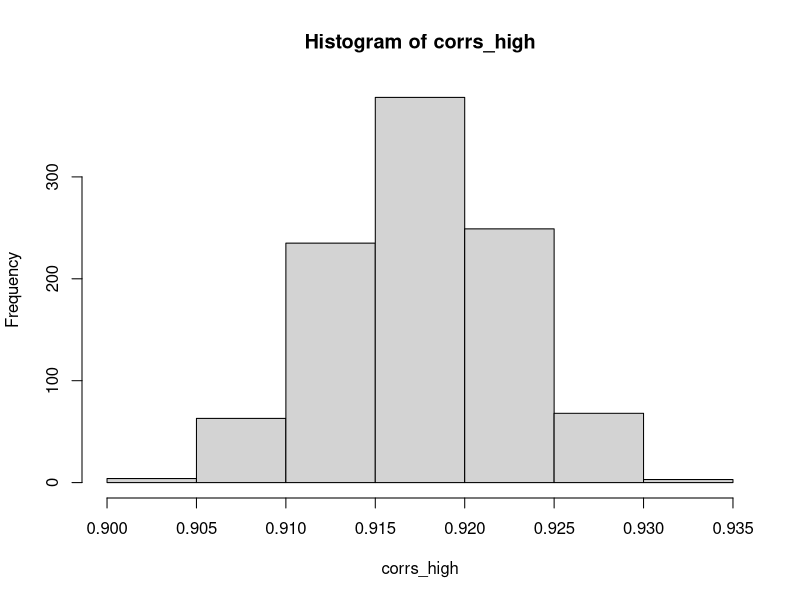
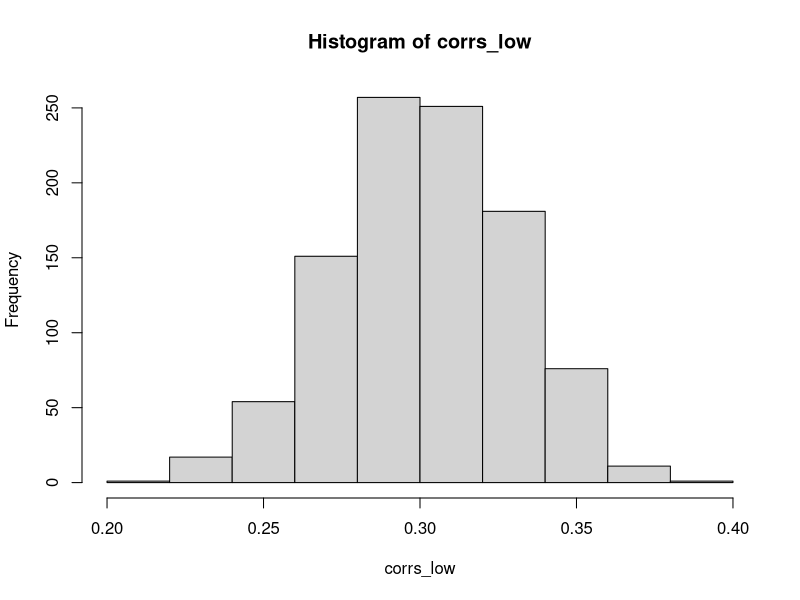

These charts were generated, in order, by the following R code:
## ---- chunk 1
knitr::opts_chunk$set(collapse = TRUE) 
## ---- chunk 2
# Covariance and correlation for standardised variables would be same
# Specifying correlations instead
(cor_mat <- matrix(c(1, 0.3, 0.3, 1), nrow = 2, byrow = T))
## ---- chunk 3
(chol_mat <- chol(cor_mat))
## ---- chunk 4
old_random <- matrix(rnorm(2000), ncol = 2)
## ---- chunk 5
new_random <- old_random %*% chol_mat
cor(new_random)
## ---- chunk 6
cor(old_random)
## ---- chunk 7
cor(new_random)
## ---- chunk 8
corrs_high <- c()

for(i in 1:1000){
  
  x <- rnorm(1000)
  y <- 2 * x + rnorm(1000)
  
  old_random <- as.matrix(data.frame(x, y))
  chol_mat <- chol(matrix(c(1, 0.3, 0.3, 1), ncol = 2, byrow = T))
  new_random <- old_random %*% chol_mat
  corrs_high <- c(corrs_high, cor(new_random)[1,2])
}
## ---- chunk 9
# The specified correlation/covariance structure is not respected
hist(corrs_high)
## ---- chunk 10
corrs_low <- c()

for(i in 1:1000){
  
  x <- rnorm(1000)
  y <- 0.001 * x + rnorm(1000)
  
  old_random <- as.matrix(data.frame(x, y))
  chol_mat <- chol(matrix(c(1, 0.3, 0.3, 1), ncol = 2, byrow = T))
  new_random <- old_random %*% chol_mat
  corrs_low <- c(corrs_low, cor(new_random)[1,2])
}
## ---- chunk 11
# Now the correlation between the two variables is much closer to the specified value
hist(corrs_low)
## ---- chunk 12
x <- rchisq(1000, 2, 3)
y <- rnorm(1000)
  
old_random <- as.matrix(data.frame(x, y))
chol_mat <- chol(matrix(c(1, 0.3, 0.3, 1), ncol = 2, byrow = T))
new_random <- old_random %*% chol_mat
## ---- chunk 13
cor(new_random)
## ---- chunk 14
x <- rchisq(1000, 2, 3)
y <- rchisq(1000, 2, 3)
  
old_random <- as.matrix(data.frame(x, y))
chol_mat <- chol(matrix(c(1, 0.3, 0.3, 1), ncol = 2, byrow = T))
new_random <- old_random %*% chol_mat
## ---- chunk 15
cor(new_random)
## ---- chunk 16
x <- rchisq(1000, 2, 3)
y <- rchisq(1000, 2, 3)
  
old_random <- as.matrix(data.frame(x, y))
chol_mat <- chol(matrix(c(1, -0.3, -0.3, 1), ncol = 2, byrow = T))
new_random <- old_random %*% chol_mat
## ---- chunk 17
# While the correlation value seems fine
cor(new_random)
## ---- chunk 18
# There are negative values! 
range(new_random)
## ---- chunk 19
sigma <- matrix(c(4,2,2,3), ncol=2)
cov2cor(sigma)  ## Expected correlation
## ---- chunk 20
x <- mvtnorm::rmvnorm(n = 500, mean = c(1,2), sigma = sigma)
cor(x)  ## Actual correlation
